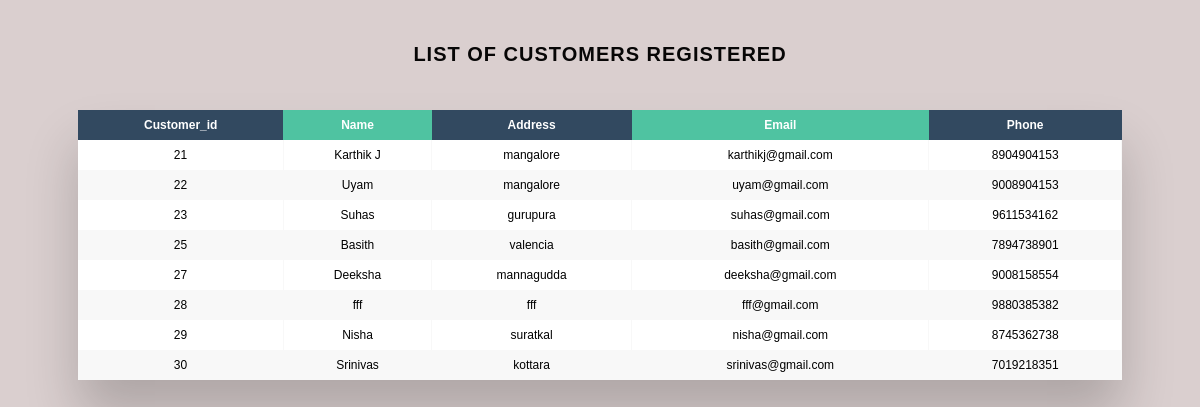
Page /EasyBill/display.php on the committed database.
### tables this page shows
CREATE TABLE `customer` (
  `Cust_id` int(255) NOT NULL,
  `Name` text NOT NULL,
  `Address` text NOT NULL,
  `Email` varchar(255) NOT NULL,
  `Phone` bigint(255) NOT NULL,
  `Password` varchar(255) NOT NULL
);

### EasyBill/display.php (the view, shortened to what this page needs)
<!DOCTYPE html>
<html lang="en">
<head>
    <link rel="stylesheet" href="https://cdnjs.cloudflare.com/ajax/libs/font-awesome/4.7.0/css/font-awesome.min.css" />
    <link rel="stylesheet" href="dcss.css">
</head>
<body>
<h1 class="hello">List of customers registered</h1>
<div class="table-wrapper">
    <table class="fl-table">
        <thead>
        <tr>
            <th>Customer_id</th>
            <th>Name</th>
            <th>Address</th>
            <th>Email</th>
            <th>Phone</th>
        </tr>
        </thead>
        <tbody>
        <?php
      include 'connection1.php';
      $selectquery = " SELECT * FROM customer ";
      $query = mysqli_query($con,$selectquery);
       while($res = mysqli_fetch_array($query)){
           ?>
        <tr>
            <td><?php echo $res['Cust_id']; ?></td>
            <td><?php echo $res['Name']; ?></td>
            <td><?php echo $res['Address']; ?></td>
            <td><?php echo $res['Email']; ?></td>
            <td><?php echo $res['Phone']; ?></td>
        </tr>
        <?php
       }
       ?>
    </table>
</div>
</body>
</html>

### EasyBill/dcss.css (style rules this page uses)
* { box-sizing: border-box; -webkit-box-sizing: border-box; -moz-box-sizing: border-box; }
body { font-family: Helvetica; -webkit-font-smoothing: antialiased; background: rgb(218, 207, 207); }
.hello { text-align: center; font-size: 20px; text-transform: uppercase; letter-spacing: 1px; color: rgb(7, 6, 6); padding: 30px 0; }
.table-wrapper { margin: 10px 70px 70px; box-shadow: 0px 35px 50px rgba( 0, 0, 0, 0.2 ); }
.fl-table { border-radius: 5px; font-size: 12px; font-weight: normal; border: none; border-collapse: collapse; width: 100%; max-width: 100%; white-space: nowrap; background-color: white; }
.fl-table td, .fl-table th { text-align: center; padding: 8px; }
.fl-table td { border-right: 1px solid #f8f8f8; font-size: 12px; }
.fl-table thead th { color: #ffffff; background: #4FC3A1; }
.fl-table thead th:nth-child(odd) { color: #ffffff; background: #324960; }
.fl-table tr:nth-child(even) { background: #F8F8F8; }

### rows in the picture
customer: Cust_id "21", Name "Karthik J", Address "mangalore", Email "karthikj@gmail.com", Phone "8904904153"
customer: Cust_id "22", Name "Uyam", Address "mangalore", Email "uyam@gmail.com", Phone "9008904153"
customer: Cust_id "23", Name "Suhas", Address "gurupura", Email "suhas@gmail.com", Phone "9611534162"
customer: Cust_id "25", Name "Basith", Address "valencia", Email "basith@gmail.com", Phone "7894738901"
customer: Cust_id "27", Name "Deeksha", Address "mannagudda", Email "deeksha@gmail.com", Phone "9008158554"
customer: Cust_id "28", Name "fff", Address "fff", Email "fff@gmail.com", Phone "9880385382"
customer: Cust_id "29", Name "Nisha", Address "suratkal", Email "nisha@gmail.com", Phone "8745362738"
customer: Cust_id "30", Name "Srinivas", Address "kottara", Email "srinivas@gmail.com", Phone "7019218351"
